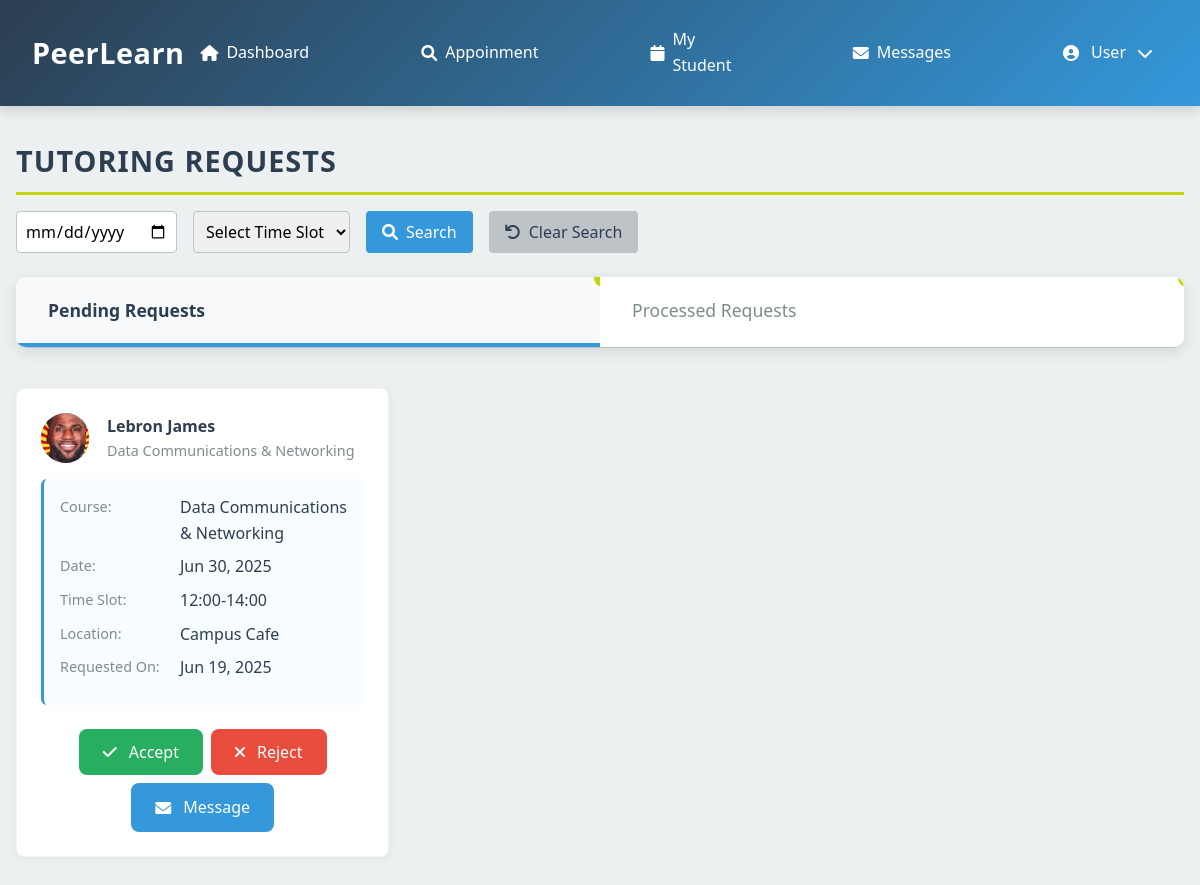
Screenshot of /tutor_requests.php (signed in) with the database file from the repository.
### tables this page shows
CREATE TABLE `session_requests` (
  `request_id` int(11) NOT NULL,
  `tutor_id` int(11) NOT NULL,
  `student_id` int(11) NOT NULL,
  `course_id` int(11) NOT NULL,
  `location_id` int(11) NOT NULL,
  `time_slot` varchar(20) NOT NULL,
  `selected_date` date NOT NULL,
  `notes` text DEFAULT NULL,
  `status` enum('pending','confirmed','rejected','completed','cancelled') NOT NULL DEFAULT 'pending',
  `created_at` datetime NOT NULL
);

CREATE TABLE `user` (
  `user_id` int(11) NOT NULL,
  `username` varchar(50) NOT NULL,
  `password` varchar(255) DEFAULT NULL,
  `email` varchar(100) NOT NULL,
  `role` enum('student','tutor','admin') NOT NULL,
  `first_name` varchar(50) NOT NULL,
  `last_name` varchar(50) NOT NULL,
  `phone` varchar(20) DEFAULT NULL,
  `profile_image` varchar(255) DEFAULT NULL,
  `is_active` tinyint(1) DEFAULT 1,
  `created_at` timestamp NOT NULL DEFAULT current_timestamp(),
  `last_login` datetime DEFAULT NULL,
  `reset_token_hash` varchar(64) DEFAULT NULL,
  `reset_token_expires_at` datetime DEFAULT NULL
);

CREATE TABLE `course` (
  `id` int(11) NOT NULL,
  `course_name` varchar(100) NOT NULL,
  `details` text DEFAULT NULL,
  `status` enum('active','inactive') DEFAULT 'active',
  `created_at` timestamp NOT NULL DEFAULT current_timestamp(),
  `updated_at` timestamp NOT NULL DEFAULT current_timestamp() ON UPDATE current_timestamp()
);

CREATE TABLE `location` (
  `location_id` int(11) NOT NULL,
  `location_name` varchar(100) NOT NULL
);

### tutor_requests.php (the view, shortened to what this page needs)
<?php
require_once 'db_connection.php';
$user_id = $_SESSION['user_id'];
$active_tab = isset($_POST['active_tab']) ? $_POST['active_tab'] : (isset($_SESSION['active_tab']) ? $_SESSION['active_tab'] : 'pending');
$search_results = [];
$search_date = isset($_POST['search_date']) ? trim($_POST['search_date']) : '';
$search_time_slot = isset($_POST['search_time_slot']) ? trim($_POST['search_time_slot']) : '';
if ($_SERVER['REQUEST_METHOD'] === 'POST' && isset($_POST['search'])) {
    $stmt_search = $conn->prepare("
        SELECT sr.request_id, sr.tutor_id, sr.student_id, sr.course_id, sr.status, sr.created_at,
               sr.time_slot, sr.selected_date, c.course_name, u.first_name, u.last_name, u.profile_image, l.location_name
        FROM session_requests sr
        JOIN course c ON sr.course_id = c.id
        JOIN user u ON sr.student_id = u.user_id
        JOIN location l ON sr.location_id = l.location_id
        WHERE sr.tutor_id = ?
        AND (? = '' OR sr.selected_date = ?)
        AND (? = '' OR sr.time_slot = ?)
    ");
    if (!$stmt_search) {
        $_SESSION['error'] = "Error preparing search query: " . $conn->error;
        error_log("Error preparing search query: " . $conn->error);
    } else {
        $stmt_search->bind_param("isssi", $user_id, $search_date, $search_date, $search_time_slot, $search_time_slot);
        $stmt_search->execute();
        $result = $stmt_search->get_result();
        while ($row = $result->fetch_assoc()) {
            $search_results[] = $row;
        }
        $stmt_search->close();
    }
} else {
    $stmt = $conn->prepare("
        SELECT sr.request_id, sr.tutor_id, sr.student_id, sr.course_id, sr.status, sr.created_at,
               sr.time_slot, sr.selected_date, c.course_name, u.first_name, u.last_name, u.profile_image, l.location_name
        FROM session_requests sr
        JOIN course c ON sr.course_id = c.id
        JOIN user u ON sr.student_id = u.user_id
        JOIN location l ON sr.location_id = l.location_id
        WHERE sr.tutor_id = ? AND sr.status = 'pending'
    ");
    if (!$stmt) {
        $_SESSION['error'] = "Error preparing pending requests: " . $conn->error;
        error_log("Error preparing pending requests: " . $conn->error);
    } else {
        $stmt->bind_param("i", $user_id);
        $stmt->execute();
        $result = $stmt->get_result();
        while ($row = $result->fetch_assoc()) {
            $search_results[] = $row;
        }
    }
}
$processed_requests = [];
$processed_query = "
    SELECT sr.request_id, sr.tutor_id, sr.student_id, sr.course_id, sr.status, sr.created_at,
           sr.time_slot, sr.selected_date, c.course_name, u.first_name, u.last_name, u.profile_image, l.location_name
    FROM session_requests sr
    JOIN course c ON sr.course_id = c.id
    JOIN user u ON sr.student_id = u.user_id
    JOIN location l ON sr.location_id = l.location_id
    WHERE sr.tutor_id = ? AND sr.status IN ('confirmed', 'rejected')
";
$processed_query .= " ORDER BY created_at DESC";
$stmt = $conn->prepare($processed_query);
if (!$stmt) {
    $_SESSION['error'] = "Error preparing processed requests: " . $conn->error;
    error_log("Error preparing processed requests: " . $conn->error);
} else {
    if ($search_date !== '' || $search_time_slot !== '') {
        $stmt->bind_param("isssi", $user_id, $search_date, $search_date, $search_time_slot, $search_time_slot);
    } else {
        $stmt->bind_param("i", $user_id);
    }
    $stmt->execute();
    $result = $stmt->get_result();
    while ($row = $result->fetch_assoc()) {
        $processed_requests[] = $row;
    }
}
?>
<!DOCTYPE html>
<html lang="en">
<head>
    <link rel="stylesheet" href="https://cdnjs.cloudflare.com/ajax/libs/font-awesome/6.0.0-beta3/css/all.min.css">
</head>
<body>
    <?php include 'header/tut_head.php'; ?>
    <main>
        <h1 class="section-title">Tutoring Requests</h1>
        <form method="post" action="tutor_requests.php" class="search-form">
            <input type="date" name="search_date" value="<?php echo htmlspecialchars($search_date); ?>">
            <select name="search_time_slot">
                <option value="">Select Time Slot</option>
            </select>
            <button type="submit" name="search" class="btn-search"><i class="fas fa-search"></i> Search</button>
            <button type="submit" name="clear_search" class="btn-clear"><i class="fas fa-undo"></i> Clear Search</button>
        </form>
        <div class="tabs">
            <div class="tab <?php echo $active_tab === 'pending' ? 'active' : ''; ?>" data-tab="pending">Pending Requests
                <?php if (count(array_filter($search_results, fn($r) => $r['status'] === 'pending')) > 0): ?>
                    <span class="notification-badge"><?php echo count(array_filter($search_results, fn($r) => $r['status'] === 'pending')); ?></span>
                <?php endif; ?>
            </div>
            <div class="tab <?php echo $active_tab === 'processed' ? 'active' : ''; ?>" data-tab="processed">Processed Requests
                <?php if (count($processed_requests) > 0): ?>
                    <span class="notification-badge"><?php echo count($processed_requests); ?></span>
                <?php endif; ?>
            </div>
        </div>
        <div id="pending-tab" class="tab-content <?php echo $active_tab === 'pending' ? 'active' : ''; ?>">
            <?php $pending_requests = array_filter($search_results, fn($r) => $r['status'] === 'pending'); ?>
            <?php if ($pending_requests): ?>
                <div class="request-list">
                    <?php foreach ($pending_requests as $request): ?>
                        <div class="request-card">
                            <div class="request-header">
                                <div class="student-avatar">
                                    <?php if ($request['profile_image']): ?>
                                        <img src="<?php echo htmlspecialchars($request['profile_image']); ?>" alt="Student" class="profile-image">
                                    <?php else: ?>
                                        <?php echo htmlspecialchars(substr($request['first_name'] ?? '', 0, 1) . substr($request['last_name'] ?? '', 0, 1)); ?>
                                    <?php endif; ?>
                                </div>
                                <div class="request-info">
                                    <div class="student-name"><?php echo htmlspecialchars(($request['first_name'] ?? '') . ' ' . ($request['last_name'] ?? '')); ?></div>
                                    <div class="request-subject"><?php echo htmlspecialchars($request['course_name'] ?? 'Unknown Course'); ?></div>
                                </div>
                            </div>
                            <div class="request-details">
                                <div class="detail-item">
                                    <div class="detail-label">Course:</div>
                                    <div class="detail-value"><?php echo htmlspecialchars($request['course_name'] ?? 'Unknown Course'); ?></div>
                                </div>
                                <div class="detail-item">
                                    <div class="detail-label">Date:</div>
                                    <div class="detail-value">
                                        <?php echo !empty($request['selected_date'])
                                            ? date('M d, Y', strtotime($request['selected_date']))
                                            : 'Not specified'; ?>
                                    </div>
                                </div>
                                <div class="detail-item">
                                    <div class="detail-label">Time Slot:</div>
                                    <div class="detail-value">
                                        <?php echo htmlspecialchars($request['time_slot'] ?? 'Not specified'); ?>
                                    </div>
                                </div>
                                <div class="detail-item">
                                    <div class="detail-label">Location:</div>
                                    <div class="detail-value">
                                        <?php echo htmlspecialchars($request['location_name'] ?? 'Not specified'); ?>
                                    </div>
                                </div>
                                <div class="detail-item">
                                    <div class="detail-label">Requested On:</div>
                                    <div class="detail-value">
                                        <?php echo !empty($request['created_at'])
                                            ? date('M d, Y', strtotime($request['created_at']))
                                            : 'Not specified'; ?>
                                    </div>
                                </div>
                            </div>
                            <div class="request-actions">
                                <form method="post" action="tutor_requests.php">
                                    <button type="submit" class="btn btn-success"><i class="fas fa-check"></i> Accept</button>
                                </form>
                                <form method="post" action="tutor_requests.php">
                                    <button type="submit" class="btn btn-danger"><i class="fas fa-times"></i> Reject</button>
                                </form>
                                <a href="messages.php?student_id=<?php echo htmlspecialchars($request['student_id'] ?? ''); ?>" class="btn btn-message"><i class="fas fa-envelope"></i> Message</a>
                            </div>
                        </div>
                    <?php endforeach; ?>
                </div>
            <?php endif; ?>
        </div>
    </main>
</body>
</html>

### tutor_requests.php (style rules this page uses)
:root { --primary: #2B3990; --secondary: #00AEEF; --accent: #C4D600; --gray: #e0e0e0; --light-gray: #f5f5f5; --dark-gray: #777; }
* { box-sizing: border-box; margin: 0; padding: 0; font-family: 'Segoe UI', Tahoma, Geneva, Verdana, sans-serif; }
body { background-color: var(--light-gray); color: #333; line-height: 1.6; }
.notification-badge { position: absolute; top: -8px; right: -12px; background-color: var(--accent); color: var(--primary); border-radius: 50%; width: 18px; height: 18px; display: flex; align-items: center; justify-content: center; font-size: 0.7rem; font-weight: bold; }
.profile-image { width: 100%; height: 100%; object-fit: cover; }
main { max-width: 1200px; margin: 2rem auto; padding: 0 1rem; }
.section-title { font-size: 1.8rem; font-weight: 700; color: var(--primary); border-bottom: 3px solid var(--accent); padding-bottom: 0.5rem; margin-bottom: 1rem; text-transform: uppercase; letter-spacing: 1px; }
.search-form { display: flex; gap: 1rem; margin-bottom: 1.5rem; }
.search-form input[type="date"], .search-form select { padding: 0.5rem; border: 1px solid var(--gray); border-radius: 4px; font-size: 1rem; }
.search-form button { padding: 0.5rem 1rem; border: none; border-radius: 4px; cursor: pointer; font-size: 1rem; font-weight: 500; display: inline-flex; align-items: center; gap: 0.5rem; }
.search-form .btn-search { background-color: var(--secondary); color: white; }
.search-form .btn-clear { background-color: var(--gray); color: var(--primary); }
.tabs { display: flex; border-bottom: 1px solid var(--gray); margin-bottom: 1.5rem; }
.tab { padding: 0.75rem 1.5rem; cursor: pointer; font-weight: 500; border-bottom: 3px solid transparent; color: var(--dark-gray); position: relative; }
.tab.active { border-bottom-color: var(--accent); color: var(--primary); font-weight: 600; }
.tab-content { display: none; padding: 0; }
.tab-content.active { display: block; }
.request-list { display: grid; grid-template-columns: repeat(auto-fill, minmax(350px, 1fr)); gap: 1.5rem; margin-top: 0; }
.request-card { background-color: white; border-radius: 8px; box-shadow: 0 2px 10px rgba(0, 0, 0, 0.05); padding: 1.5rem; border: 1px solid rgba(0, 0, 0, 0.05); }
.request-header { display: flex; align-items: center; gap: 1rem; margin-bottom: 1rem; }
.student-avatar { width: 50px; height: 50px; border-radius: 50%; background-color: var(--secondary); display: flex; align-items: center; justify-content: center; color: white; font-weight: bold; overflow: hidden; border-right: 2px solid var(--light-gray); }
.student-avatar img.profile-image { width: 100%; height: 100%; object-fit: cover; }
.request-info { flex: 1; }
.student-name { font-weight: 600; color: var(--primary); }
.request-subject { color: var(--dark-gray); font-size: 0.9rem; }
.request-details { margin-bottom: 1.5rem; background-color: rgba(0, 174, 239, 0.03); padding: 1rem; border-radius: 6px; border-left: 3px solid var(--secondary); }
.detail-item { display: flex; margin-bottom: 0.5rem; }
.detail-label { width: 120px; color: var(--dark-gray); font-size: 0.9rem; }
.detail-value { flex: 1; font-weight: 500; color: var(--primary); }
.request-actions { display: flex; gap: 0.5rem; flex-wrap: wrap; justify-content: center; }
.btn { padding: 0.5rem 1rem; border: none; border-radius: 4px; cursor: pointer; font-weight: 500; display: inline-flex; align-items: center; gap: 0.5rem; text-decoration: none; }
.btn-success { background-color: var(--accent); color: white; }
.btn-danger { background-color: #dc3545; color: white; }
.btn-message { background-color: var(--secondary); color: white; padding: 0.5rem 2.5rem; min-width: 120px; text-align: center; }

### rows the page displays
session_requests: student.profile_image (picture), student.last_name "Lebron James", course.course_name "Data Communications & Networking", selected_date "Jun 30, 2025", time_slot "12:00-14:00", location.location_name "Campus Cafe", created_at "Jun 19, 2025"

### other values shown
isset($_SESSION['first_name']) ? $_SESSION['first_name'] : 'User' "User"
